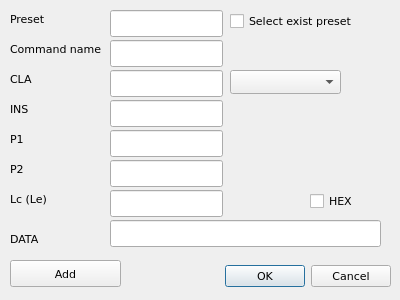
<?xml version="1.0" encoding="UTF-8"?>
<ui version="4.0">
 <class>DialogAddItem</class>
 <widget class="QDialog" name="DialogAddItem">
  <property name="geometry">
   <rect>
    <x>0</x>
    <y>0</y>
    <width>400</width>
    <height>300</height>
   </rect>
  </property>
  <property name="sizePolicy">
   <sizepolicy hsizetype="Preferred" vsizetype="Preferred">
    <horstretch>0</horstretch>
    <verstretch>0</verstretch>
   </sizepolicy>
  </property>
  <property name="font">
   <font>
    <family>Verdana</family>
    <pointsize>8</pointsize>
   </font>
  </property>
  <property name="windowTitle">
   <string>Add APDU Item</string>
  </property>
  <property name="sizeGripEnabled">
   <bool>false</bool>
  </property>
  <widget class="QDialogButtonBox" name="buttonBox">
   <property name="geometry">
    <rect>
     <x>210</x>
     <y>260</y>
     <width>181</width>
     <height>32</height>
    </rect>
   </property>
   <property name="orientation">
    <enum>Qt::Horizontal</enum>
   </property>
   <property name="standardButtons">
    <set>QDialogButtonBox::Cancel|QDialogButtonBox::Ok</set>
   </property>
  </widget>
  <widget class="QLineEdit" name="lineEditPresetName">
   <property name="geometry">
    <rect>
     <x>110</x>
     <y>10</y>
     <width>113</width>
     <height>27</height>
    </rect>
   </property>
   <property name="alignment">
    <set>Qt::AlignCenter</set>
   </property>
  </widget>
  <widget class="QLineEdit" name="lineEditCMDName">
   <property name="geometry">
    <rect>
     <x>110</x>
     <y>40</y>
     <width>113</width>
     <height>27</height>
    </rect>
   </property>
   <property name="alignment">
    <set>Qt::AlignCenter</set>
   </property>
  </widget>
  <widget class="QPushButton" name="pushButtonAdd">
   <property name="geometry">
    <rect>
     <x>10</x>
     <y>260</y>
     <width>111</width>
     <height>27</height>
    </rect>
   </property>
   <property name="text">
    <string>Add</string>
   </property>
  </widget>
  <widget class="QLineEdit" name="lineEditCLA">
   <property name="geometry">
    <rect>
     <x>110</x>
     <y>70</y>
     <width>113</width>
     <height>27</height>
    </rect>
   </property>
   <property name="maxLength">
    <number>2</number>
   </property>
   <property name="alignment">
    <set>Qt::AlignCenter</set>
   </property>
  </widget>
  <widget class="QLineEdit" name="lineEditINS">
   <property name="geometry">
    <rect>
     <x>110</x>
     <y>100</y>
     <width>113</width>
     <height>27</height>
    </rect>
   </property>
   <property name="maxLength">
    <number>2</number>
   </property>
   <property name="alignment">
    <set>Qt::AlignCenter</set>
   </property>
  </widget>
  <widget class="QLineEdit" name="lineEditP1">
   <property name="geometry">
    <rect>
     <x>110</x>
     <y>130</y>
     <width>113</width>
     <height>27</height>
    </rect>
   </property>
   <property name="maxLength">
    <number>2</number>
   </property>
   <property name="alignment">
    <set>Qt::AlignCenter</set>
   </property>
  </widget>
  <widget class="QLineEdit" name="lineEditP2">
   <property name="geometry">
    <rect>
     <x>110</x>
     <y>160</y>
     <width>113</width>
     <height>27</height>
    </rect>
   </property>
   <property name="maxLength">
    <number>2</number>
   </property>
   <property name="alignment">
    <set>Qt::AlignCenter</set>
   </property>
  </widget>
  <widget class="QLineEdit" name="lineEditLEN">
   <property name="geometry">
    <rect>
     <x>110</x>
     <y>190</y>
     <width>113</width>
     <height>27</height>
    </rect>
   </property>
   <property name="maxLength">
    <number>2</number>
   </property>
   <property name="alignment">
    <set>Qt::AlignCenter</set>
   </property>
  </widget>
  <widget class="QCheckBox" name="checkBoxBase">
   <property name="geometry">
    <rect>
     <x>310</x>
     <y>190</y>
     <width>71</width>
     <height>22</height>
    </rect>
   </property>
   <property name="text">
    <string>HEX</string>
   </property>
  </widget>
  <widget class="QLabel" name="label">
   <property name="geometry">
    <rect>
     <x>10</x>
     <y>10</y>
     <width>111</width>
     <height>17</height>
    </rect>
   </property>
   <property name="text">
    <string>Preset</string>
   </property>
  </widget>
  <widget class="QLabel" name="label_2">
   <property name="geometry">
    <rect>
     <x>10</x>
     <y>40</y>
     <width>121</width>
     <height>17</height>
    </rect>
   </property>
   <property name="text">
    <string>Command name</string>
   </property>
  </widget>
  <widget class="QLabel" name="label_3">
   <property name="geometry">
    <rect>
     <x>10</x>
     <y>70</y>
     <width>111</width>
     <height>17</height>
    </rect>
   </property>
   <property name="text">
    <string>CLA</string>
   </property>
  </widget>
  <widget class="QLabel" name="label_4">
   <property name="geometry">
    <rect>
     <x>10</x>
     <y>100</y>
     <width>111</width>
     <height>17</height>
    </rect>
   </property>
   <property name="text">
    <string>INS</string>
   </property>
  </widget>
  <widget class="QLabel" name="label_5">
   <property name="geometry">
    <rect>
     <x>10</x>
     <y>130</y>
     <width>121</width>
     <height>17</height>
    </rect>
   </property>
   <property name="text">
    <string>P1</string>
   </property>
  </widget>
  <widget class="QLabel" name="label_6">
   <property name="geometry">
    <rect>
     <x>10</x>
     <y>160</y>
     <width>121</width>
     <height>17</height>
    </rect>
   </property>
   <property name="text">
    <string>P2</string>
   </property>
  </widget>
  <widget class="QLabel" name="label_7">
   <property name="geometry">
    <rect>
     <x>10</x>
     <y>190</y>
     <width>91</width>
     <height>17</height>
    </rect>
   </property>
   <property name="text">
    <string>Lc (Le)</string>
   </property>
  </widget>
  <widget class="QLabel" name="label_8">
   <property name="geometry">
    <rect>
     <x>10</x>
     <y>230</y>
     <width>41</width>
     <height>17</height>
    </rect>
   </property>
   <property name="text">
    <string>DATA</string>
   </property>
  </widget>
  <widget class="QLineEdit" name="lineEditDataField">
   <property name="geometry">
    <rect>
     <x>110</x>
     <y>220</y>
     <width>271</width>
     <height>27</height>
    </rect>
   </property>
  </widget>
  <widget class="QCheckBox" name="checkBoxSelectExist">
   <property name="geometry">
    <rect>
     <x>230</x>
     <y>10</y>
     <width>161</width>
     <height>22</height>
    </rect>
   </property>
   <property name="text">
    <string>Select exist preset</string>
   </property>
  </widget>
  <widget class="QComboBox" name="comboBoxExistPreset">
   <property name="geometry">
    <rect>
     <x>230</x>
     <y>70</y>
     <width>111</width>
     <height>24</height>
    </rect>
   </property>
  </widget>
 </widget>
 <tabstops>
  <tabstop>lineEditPresetName</tabstop>
  <tabstop>lineEditCMDName</tabstop>
  <tabstop>lineEditCLA</tabstop>
  <tabstop>lineEditINS</tabstop>
  <tabstop>lineEditP1</tabstop>
  <tabstop>lineEditP2</tabstop>
  <tabstop>lineEditLEN</tabstop>
  <tabstop>lineEditDataField</tabstop>
  <tabstop>checkBoxBase</tabstop>
  <tabstop>pushButtonAdd</tabstop>
  <tabstop>checkBoxSelectExist</tabstop>
  <tabstop>comboBoxExistPreset</tabstop>
 </tabstops>
 <resources/>
 <connections>
  <connection>
   <sender>buttonBox</sender>
   <signal>accepted()</signal>
   <receiver>DialogAddItem</receiver>
   <slot>accept()</slot>
   <hints>
    <hint type="sourcelabel">
     <x>248</x>
     <y>254</y>
    </hint>
    <hint type="destinationlabel">
     <x>157</x>
     <y>274</y>
    </hint>
   </hints>
  </connection>
  <connection>
   <sender>buttonBox</sender>
   <signal>rejected()</signal>
   <receiver>DialogAddItem</receiver>
   <slot>reject()</slot>
   <hints>
    <hint type="sourcelabel">
     <x>316</x>
     <y>260</y>
    </hint>
    <hint type="destinationlabel">
     <x>286</x>
     <y>274</y>
    </hint>
   </hints>
  </connection>
 </connections>
</ui>
